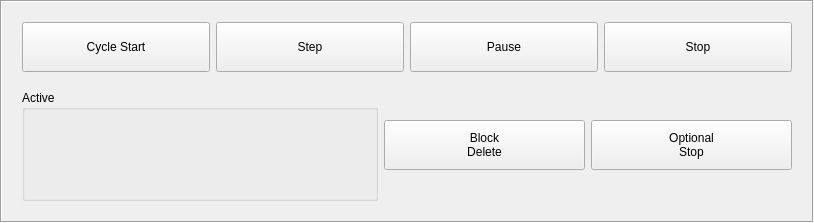
               <widget class="QFrame" name="frameGEditor">
                <property name="sizePolicy">
                 <sizepolicy hsizetype="Fixed" vsizetype="Preferred">
                  <horstretch>0</horstretch>
                  <verstretch>0</verstretch>
                 </sizepolicy>
                </property>
                <property name="minimumSize">
                 <size>
                  <width>300</width>
                  <height>0</height>
                 </size>
                </property>
                <property name="maximumSize">
                 <size>
                  <width>16777215</width>
                  <height>16777215</height>
                 </size>
                </property>
                <property name="frameShape">
                 <enum>QFrame::Box</enum>
                </property>
                <property name="frameShadow">
                 <enum>QFrame::Sunken</enum>
                </property>
                <layout class="QHBoxLayout" name="horizontalLayout_6">
                 <item>
                  <widget class="QFrame" name="frame_3">
                   <property name="minimumSize">
                    <size>
                     <width>788</width>
                     <height>0</height>
                    </size>
                   </property>
                   <property name="maximumSize">
                    <size>
                     <width>600</width>
                     <height>16777215</height>
                    </size>
                   </property>
                   <property name="frameShape">
                    <enum>QFrame::NoFrame</enum>
                   </property>
                   <property name="frameShadow">
                    <enum>QFrame::Plain</enum>
                   </property>
                   <layout class="QVBoxLayout" name="verticalLayout_7">
                    <property name="spacing">
                     <number>0</number>
                    </property>
                    <property name="leftMargin">
                     <number>0</number>
                    </property>
                    <property name="topMargin">
                     <number>0</number>
                    </property>
                    <property name="rightMargin">
                     <number>0</number>
                    </property>
                    <property name="bottomMargin">
                     <number>0</number>
                    </property>
                    <item>
                     <widget class="QFrame" name="frame_4">
                      <property name="frameShape">
                       <enum>QFrame::NoFrame</enum>
                      </property>
                      <property name="frameShadow">
                       <enum>QFrame::Plain</enum>
                      </property>
                      <layout class="QHBoxLayout" name="horizontalLayout_5">
                       <item>
                        <widget class="ActionButton" name="actionButtonCycleStart">
                         <property name="minimumSize">
                          <size>
                           <width>100</width>
                           <height>50</height>
                          </size>
                         </property>
                         <property name="text">
                          <string>Cycle Start</string>
                         </property>
                         <property name="icon">
                          <iconset>
                           <normaloff>:/toolbar/images/tool_run.gif</normaloff>:/toolbar/images/tool_run.gif</iconset>
                         </property>
                         <property name="iconSize">
                          <size>
                           <width>32</width>
                           <height>32</height>
                          </size>
                         </property>
                         <property name="isAllHomedSensitive" stdset="0">
                          <bool>true</bool>
                         </property>
                         <property name="isOnSensitive" stdset="0">
                          <bool>true</bool>
                         </property>
                         <property name="isIdleSensitive" stdset="0">
                          <bool>true</bool>
                         </property>
                         <property name="isAutoSensitive" stdset="0">
                          <bool>true</bool>
                         </property>
                         <property name="run_action" stdset="0">
                          <bool>true</bool>
                         </property>
                        </widget>
                       </item>
                       <item>
                        <widget class="ActionButton" name="actionButtonStep">
                         <property name="minimumSize">
                          <size>
                           <width>100</width>
                           <height>50</height>
                          </size>
                         </property>
                         <property name="text">
                          <string>Step</string>
                         </property>
                         <property name="icon">
                          <iconset>
                           <normaloff>:/toolbar/images/tool_step.gif</normaloff>:/toolbar/images/tool_step.gif</iconset>
                         </property>
                         <property name="iconSize">
                          <size>
                           <width>32</width>
                           <height>32</height>
                          </size>
                         </property>
                         <property name="isAllHomedSensitive" stdset="0">
                          <bool>true</bool>
                         </property>
                         <property name="isOnSensitive" stdset="0">
                          <bool>true</bool>
                         </property>
                         <property name="isIdleSensitive" stdset="0">
                          <bool>false</bool>
                         </property>
                         <property name="isAutoSensitive" stdset="0">
                          <bool>true</bool>
                         </property>
                         <property name="run_action" stdset="0">
                          <bool>false</bool>
                         </property>
                         <property name="step_action" stdset="0">
                          <bool>true</bool>
                         </property>
                        </widget>
                       </item>
                       <item>
                        <widget class="ActionButton" name="actionButtonPause">
                         <property name="minimumSize">
                          <size>
                           <width>100</width>
                           <height>50</height>
                          </size>
                         </property>
                         <property name="text">
                          <string>Pause</string>
                         </property>
                         <property name="icon">
                          <iconset>
                           <normaloff>:/toolbar/images/tool_pause.gif</normaloff>:/toolbar/images/tool_pause.gif</iconset>
                         </property>
                         <property name="iconSize">
                          <size>
                           <width>32</width>
                           <height>32</height>
                          </size>
                         </property>
                         <property name="isAllHomedSensitive" stdset="0">
                          <bool>true</bool>
                         </property>
                         <property name="isOnSensitive" stdset="0">
                          <bool>true</bool>
                         </property>
                         <property name="isIdleSensitive" stdset="0">
                          <bool>false</bool>
                         </property>
                         <property name="isRunSensitive" stdset="0">
                          <bool>true</bool>
                         </property>
                         <property name="isAutoSensitive" stdset="0">
                          <bool>true</bool>
                         </property>
                         <property name="run_action" stdset="0">
                          <bool>false</bool>
                         </property>
                         <property name="pause_action" stdset="0">
                          <bool>true</bool>
                         </property>
                         <property name="step_action" stdset="0">
                          <bool>false</bool>
                         </property>
                        </widget>
                       </item>
                       <item>
                        <widget class="ActionButton" name="actionButtonStop">
                         <property name="minimumSize">
                          <size>
                           <width>100</width>
                           <height>50</height>
                          </size>
                         </property>
                         <property name="text">
                          <string>Stop</string>
                         </property>
                         <property name="icon">
                          <iconset>
                           <normaloff>:/toolbar/images/tool_stop.gif</normaloff>:/toolbar/images/tool_stop.gif</iconset>
                         </property>
                         <property name="iconSize">
                          <size>
                           <width>32</width>
                           <height>32</height>
                          </size>
                         </property>
                         <property name="isAllHomedSensitive" stdset="0">
                          <bool>true</bool>
                         </property>
                         <property name="isOnSensitive" stdset="0">
                          <bool>true</bool>
                         </property>
                         <property name="isIdleSensitive" stdset="0">
                          <bool>false</bool>
                         </property>
                         <property name="isRunSensitive" stdset="0">
                          <bool>true</bool>
                         </property>
                         <property name="isAutoSensitive" stdset="0">
                          <bool>true</bool>
                         </property>
                         <property name="run_action" stdset="0">
                          <bool>false</bool>
                         </property>
                         <property name="abort_action" stdset="0">
                          <bool>true</bool>
                         </property>
                         <property name="pause_action" stdset="0">
                          <bool>false</bool>
                         </property>
                         <property name="step_action" stdset="0">
                          <bool>false</bool>
                         </property>
                        </widget>
                       </item>
                      </layout>
                     </widget>
                    </item>
                    <item>
                     <widget class="QFrame" name="frame_5">
                      <property name="frameShape">
                       <enum>QFrame::NoFrame</enum>
                      </property>
                      <property name="frameShadow">
                       <enum>QFrame::Plain</enum>
                      </property>
                      <layout class="QHBoxLayout" name="horizontalLayout_4">
                       <item>
                        <widget class="QGroupBox" name="groupActiveCodes">
                         <property name="title">
                          <string>Active</string>
                         </property>
                         <property name="flat">
                          <bool>true</bool>
                         </property>
                         <layout class="QVBoxLayout" name="verticalLayout_12">
                          <property name="spacing">
                           <number>0</number>
                          </property>
                          <property name="leftMargin">
                           <number>0</number>
                          </property>
                          <property name="topMargin">
                           <number>0</number>
                          </property>
                          <property name="rightMargin">
                           <number>0</number>
                          </property>
                          <property name="bottomMargin">
                           <number>0</number>
                          </property>
                          <item>
                           <widget class="StatusLabel" name="statusFCodes">
                            <property name="minimumSize">
                             <size>
                              <width>350</width>
                              <height>0</height>
                             </size>
                            </property>
                            <property name="maximumSize">
                             <size>
                              <width>16777215</width>
                              <height>16777215</height>
                             </size>
                            </property>
                            <property name="font">
                             <font>
                              <family>Noto Sans Mono</family>
                              <pointsize>11</pointsize>
                              <weight>50</weight>
                              <bold>false</bold>
                             </font>
                            </property>
                            <property name="wordWrap">
                             <bool>true</bool>
                            </property>
                            <property name="textTemplate" stdset="0">
                             <string>&lt;html&gt;&lt;head/&gt;&lt;body&gt;&lt;p&gt;&lt;span style=&quot; font-weight:600;&quot;&gt;&lt;/span&gt;F %0.1f&lt;/p&gt;&lt;/body&gt;&lt;/html&gt;</string>
                            </property>
                            <property name="fcode_status" stdset="0">
                             <bool>true</bool>
                            </property>
                            <property name="mcodes_status" stdset="0">
                             <bool>false</bool>
                            </property>
                           </widget>
                          </item>
                          <item>
                           <widget class="StatusLabel" name="statusMCodes">
                            <property name="minimumSize">
                             <size>
                              <width>350</width>
                              <height>0</height>
                             </size>
                            </property>
                            <property name="font">
                             <font>
                              <family>Noto Sans Mono</family>
                              <pointsize>11</pointsize>
                              <weight>50</weight>
                              <bold>false</bold>
                             </font>
                            </property>
                            <property name="text">
                             <string/>
                            </property>
                            <property name="wordWrap">
                             <bool>true</bool>
                            </property>
                            <property name="mcodes_status" stdset="0">
                             <bool>true</bool>
                            </property>
                           </widget>
                          </item>
                          <item>
                           <widget class="StatusLabel" name="statusGCodes">
                            <property name="minimumSize">
                             <size>
                              <width>350</width>
                              <height>48</height>
                             </size>
                            </property>
                            <property name="font">
                             <font>
                              <family>Noto Sans Mono</family>
                              <pointsize>11</pointsize>
                              <weight>50</weight>
                              <bold>false</bold>
                             </font>
                            </property>
                            <property name="scaledContents">
                             <bool>true</bool>
                            </property>
                            <property name="wordWrap">
                             <bool>true</bool>
                            </property>
                            <property name="gcodes_status" stdset="0">
                             <bool>true</bool>
                            </property>
                           </widget>
                          </item>
                         </layout>
                        </widget>
                       </item>
                       <item>
                        <widget class="IndicatedPushButton" name="buttonBlockDelete">
                         <property name="minimumSize">
                          <size>
                           <width>100</width>
                           <height>50</height>
                          </size>
                         </property>
                         <property name="text">
                          <string>Block
Delete</string>
                         </property>
                         <property name="icon">
                          <iconset>
                           <normaloff>:/toolbar/images/tool_blockdelete.gif</normaloff>:/toolbar/images/tool_blockdelete.gif</iconset>
                         </property>
                         <property name="iconSize">
                          <size>
                           <width>32</width>
                           <height>32</height>
                          </size>
                         </property>
                         <property name="indicator_option" stdset="0">
                          <bool>true</bool>
                         </property>
                         <property name="indicator_status_option" stdset="0">
                          <bool>true</bool>
                         </property>
                         <property name="on_color" stdset="0">
                          <color>
                           <red>0</red>
                           <green>255</green>
                           <blue>0</blue>
                          </color>
                         </property>
                         <property name="shape_option" stdset="0">
                          <number>2</number>
                         </property>
                         <property name="off_color" stdset="0">
                          <color alpha="192">
                           <red>0</red>
                           <green>0</green>
                           <blue>0</blue>
                          </color>
                         </property>
                         <property name="corner_radius" stdset="0">
                          <double>0.000000000000000</double>
                         </property>
                         <property name="height_fraction" stdset="0">
                          <double>0.100000000000000</double>
                         </property>
                         <property name="width_fraction" stdset="0">
                          <double>0.500000000000000</double>
                         </property>
                         <property name="is_block_delete_status" stdset="0">
                          <bool>true</bool>
                         </property>
                         <property name="isOnSensitive" stdset="0">
                          <bool>true</bool>
                         </property>
                        </widget>
                       </item>
                       <item>
                        <widget class="IndicatedPushButton" name="buttonOptionalStop">
                         <property name="minimumSize">
                          <size>
                           <width>100</width>
                           <height>50</height>
                          </size>
                         </property>
                         <property name="text">
                          <string>Optional
Stop</string>
                         </property>
                         <property name="icon">
                          <iconset>
                           <normaloff>:/toolbar/images/tool_optpause.gif</normaloff>:/toolbar/images/tool_optpause.gif</iconset>
                         </property>
                         <property name="iconSize">
                          <size>
                           <width>32</width>
                           <height>32</height>
                          </size>
                         </property>
                         <property name="autoDefault">
                          <bool>true</bool>
                         </property>
                         <property name="default">
                          <bool>false</bool>
                         </property>
                         <property name="flat">
                          <bool>false</bool>
                         </property>
                         <property name="indicator_option" stdset="0">
                          <bool>true</bool>
                         </property>
                         <property name="indicator_status_option" stdset="0">
                          <bool>true</bool>
                         </property>
                         <property name="on_color" stdset="0">
                          <color>
                           <red>0</red>
                           <green>255</green>
                           <blue>0</blue>
                          </color>
                         </property>
                         <property name="shape_option" stdset="0">
                          <number>2</number>
                         </property>
                         <property name="off_color" stdset="0">
                          <color alpha="192">
                           <red>0</red>
                           <green>0</green>
                           <blue>0</blue>
                          </color>
                         </property>
                         <property name="indicator_size" stdset="0">
                          <double>0.100000000000000</double>
                         </property>
                         <property name="circle_diameter" stdset="0">
                          <number>10</number>
                         </property>
                         <property name="right_edge_offset" stdset="0">
                          <number>0</number>
                         </property>
                         <property name="top_edge_offset" stdset="0">
                          <number>0</number>
                         </property>
                         <property name="corner_radius" stdset="0">
                          <double>0.000000000000000</double>
                         </property>
                         <property name="height_fraction" stdset="0">
                          <double>0.100000000000000</double>
                         </property>
                         <property name="width_fraction" stdset="0">
                          <double>0.500000000000000</double>
                         </property>
                         <property name="is_optional_stop_status" stdset="0">
                          <bool>true</bool>
                         </property>
                         <property name="isOnSensitive" stdset="0">
                          <bool>true</bool>
                         </property>
                        </widget>
                       </item>
                      </layout>
                     </widget>
                    </item>
                   </layout>
                  </widget>
                 </item>
                 <item>
                  <widget class="GEditor" name="gcode_editor">
                   <property name="sizePolicy">
                    <sizepolicy hsizetype="Preferred" vsizetype="MinimumExpanding">
                     <horstretch>0</horstretch>
                     <verstretch>0</verstretch>
                    </sizepolicy>
                   </property>
                   <property name="minimumSize">
                    <size>
                     <width>300</width>
                     <height>100</height>
                    </size>
                   </property>
                   <property name="font">
                    <font>
                     <family>Noto Sans Mono</family>
                     <pointsize>8</pointsize>
                    </font>
                   </property>
                   <property name="iconSize">
                    <size>
                     <width>32</width>
                     <height>32</height>
                    </size>
                   </property>
                   <property name="auto_show_mdi_status" stdset="0">
                    <bool>false</bool>
                   </property>
                   <property name="show_editor" stdset="0">
                    <bool>false</bool>
                   </property>
                  </widget>
                 </item>
                </layout>
               </widget>
